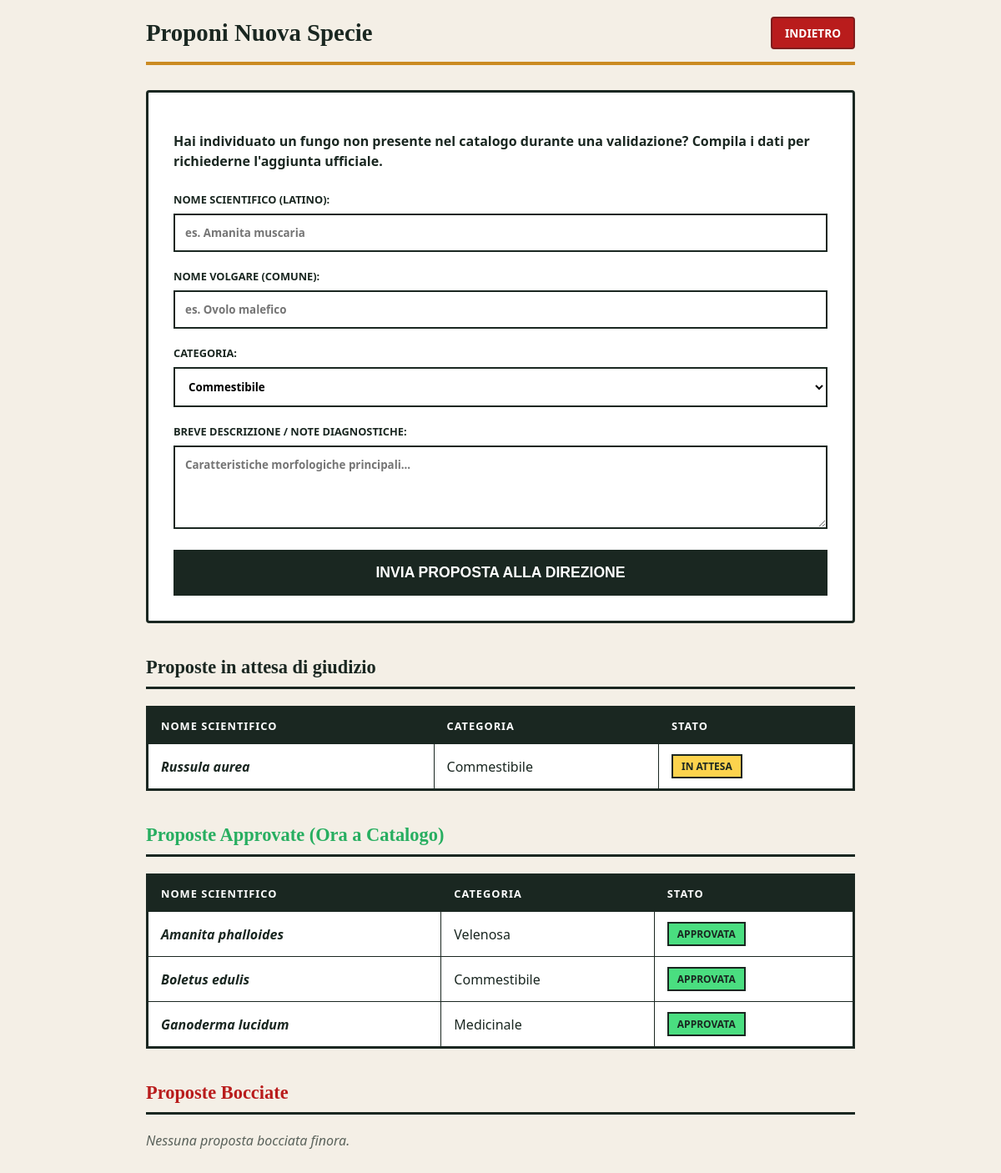
Page /associazione_micologica/proponi_specie.php (signed in) on the committed database.
### tables this page shows
CREATE TABLE SPECIE_FUNGINA (
    Id_Specie INT AUTO_INCREMENT PRIMARY KEY,
    Nome_Scientifico VARCHAR(100) NOT NULL,
    Nome_Volgare VARCHAR(100) NOT NULL,
    Categoria ENUM('Commestibile', 'Velenosa', 'Medicinale', 'Ornamentale') NOT NULL,
    Descrizione TEXT,
    Stato_Approvazione ENUM('In attesa', 'Approvata', 'Rifiutata') DEFAULT 'In attesa'
);

### associazione_micologica/proponi_specie.php (the view, shortened to what this page needs)
<?php
require_once 'config/database.php';
$query_attesa = "SELECT * FROM SPECIE_FUNGINA WHERE Stato_Approvazione = 'In attesa' ORDER BY Nome_Scientifico ASC";
$result_attesa = $conn->query($query_attesa);
$query_approvate = "SELECT * FROM SPECIE_FUNGINA WHERE Stato_Approvazione = 'Approvata' ORDER BY Nome_Scientifico ASC";
$result_approvate = $conn->query($query_approvate);
$query_rifiutate = "SELECT * FROM SPECIE_FUNGINA WHERE Stato_Approvazione = 'Rifiutata' ORDER BY Nome_Scientifico ASC";
$result_rifiutate = $conn->query($query_rifiutate);
?>
<!DOCTYPE html>
<html lang="it">
<head>
</head>
<body>
    <div class="container">
        <div class="header">
            <h2>Proponi Nuova Specie</h2>
            <a href="index.php" class="btn-back">Indietro</a>
        </div>
        <div class="main-box">
            <p>Hai individuato un fungo non presente nel catalogo durante una validazione? Compila i dati per richiederne l'aggiunta ufficiale.</p>
            <form method="POST">
                <div class="form-group">
                    <label>Nome Scientifico (Latino):</label>
                    <input type="text" name="nome_sci" placeholder="es. Amanita muscaria" required>
                </div>
                <div class="form-group">
                    <label>Nome Volgare (Comune):</label>
                    <input type="text" name="nome_vol" placeholder="es. Ovolo malefico" required>
                </div>
                <div class="form-group">
                    <label>Categoria:</label>
                    <select name="categoria" required>
                        <option value="Commestibile">Commestibile</option>
                    </select>
                </div>
                <div class="form-group">
                    <label>Breve Descrizione / Note Diagnostiche:</label>
                    <textarea name="descrizione" rows="4" placeholder="Caratteristiche morfologiche principali..." required></textarea>
                </div>
                <button type="submit">Invia Proposta alla Direzione</button>
            </form>
        </div>
        <h3 class="section-title">Proposte in attesa di giudizio</h3>
        <?php if ($result_attesa->num_rows > 0): ?>
            <table>
                <thead>
                    <tr>
                        <th>Nome Scientifico</th>
                        <th>Categoria</th>
                        <th>Stato</th>
                    </tr>
                </thead>
                <tbody>
                    <?php while($row = $result_attesa->fetch_assoc()): ?>
                        <tr>
                            <td><strong><i><?php echo htmlspecialchars($row['Nome_Scientifico']); ?></i></strong></td>
                            <td><?php echo htmlspecialchars($row['Categoria']); ?></td>
                            <td><span class="badge status-attesa">In attesa</span></td>
                        </tr>
                    <?php endwhile; ?>
                </tbody>
            </table>
        <?php else: ?>
            <p style="font-style: italic; opacity: 0.7;">Nessuna proposta in sospeso.</p>
        <?php endif; ?>
        <h3 class="section-title" style="color: #27ae60;">Proposte Approvate (Ora a Catalogo)</h3>
        <?php if ($result_approvate->num_rows > 0): ?>
            <table>
                <thead>
                    <tr>
                        <th>Nome Scientifico</th>
                        <th>Categoria</th>
                        <th>Stato</th>
                    </tr>
                </thead>
                <tbody>
                    <?php while($row = $result_approvate->fetch_assoc()): ?>
                        <tr>
                            <td><strong><i><?php echo htmlspecialchars($row['Nome_Scientifico']); ?></i></strong></td>
                            <td><?php echo htmlspecialchars($row['Categoria']); ?></td>
                            <td><span class="badge status-approvata">Approvata</span></td>
                        </tr>
                    <?php endwhile; ?>
                </tbody>
            </table>
        <?php else: ?>
            <p style="font-style: italic; opacity: 0.7;">Nessuna proposta approvata finora.</p>
        <?php endif; ?>
        <h3 class="section-title" style="color: #b91c1c;">Proposte Bocciate</h3>
        <?php if ($result_rifiutate->num_rows > 0): ?>
            <table style="opacity: 0.8;">
                <thead>
                    <tr>
                        <th>Nome Scientifico</th>
                        <th>Categoria</th>
                        <th>Stato</th>
                    </tr>
                </thead>
                <tbody>
                    <?php while($row = $result_rifiutate->fetch_assoc()): ?>
                        <tr>
                            <td><del><i><?php echo htmlspecialchars($row['Nome_Scientifico']); ?></i></del></td>
                            <td><?php echo htmlspecialchars($row['Categoria']); ?></td>
                            <td><span class="badge status-bocciata">Rifiutata</span></td>
                        </tr>
                    <?php endwhile; ?>
                </tbody>
            </table>
        <?php else: ?>
            <p style="font-style: italic; opacity: 0.7;">Nessuna proposta bocciata finora.</p>
        <?php endif; ?>
    </div>
</body>
</html>

### associazione_micologica/proponi_specie.php (style rules this page uses)
body { font-family: 'Segoe UI', Tahoma, Geneva, Verdana, sans-serif; background-color: #f4efe6; margin: 0; padding: 20px; color: #1a2721; }
.container { max-width: 850px; margin: 0 auto; }
.header { display: flex; justify-content: space-between; align-items: center; border-bottom: 4px solid #cb8b22; padding-bottom: 15px; margin-bottom: 30px; }
.header h2 { font-family: 'Georgia', serif; color: #1a2721; margin: 0; font-size: 1.8em; }
.btn-back { background-color: #b91c1c; color: white; padding: 8px 15px; text-decoration: none; border-radius: 4px; border: 2px solid #7f1d1d; font-weight: bold; transition: 0.2s; text-transform: uppercase; font-size: 0.85em; }
.main-box { background: #ffffff; padding: 30px; border-radius: 4px; border: 3px solid #1a2721; margin-bottom: 40px; }
.main-box p { font-weight: bold; margin-bottom: 25px; line-height: 1.5; }
.form-group { margin-bottom: 20px; }
label { font-weight: 900; display: block; margin-bottom: 8px; color: #1a2721; text-transform: uppercase; font-size: 0.8em; }
input[type="text"], select, textarea { width: 100%; padding: 12px; border: 2px solid #1a2721; border-radius: 0; box-sizing: border-box; font-weight: bold; background-color: #ffffff; font-family: inherit; }
button[type="submit"] { width: 100%; padding: 15px; background-color: #1a2721; color: white; border: 2px solid transparent; border-radius: 0; font-size: 1.1em; font-weight: 900; text-transform: uppercase; cursor: pointer; transition: 0.2s; }
.section-title { font-family: 'Georgia', serif; font-size: 1.4em; color: #1a2721; border-bottom: 3px solid #1a2721; padding-bottom: 10px; margin-top: 40px; margin-bottom: 20px; }
table { width: 100%; border-collapse: collapse; background: white; border: 3px solid #1a2721; margin-bottom: 30px; }
th, td { padding: 12px 15px; text-align: left; border: 1px solid #1a2721; }
th { background-color: #1a2721; color: white; text-transform: uppercase; font-size: 0.8em; letter-spacing: 1px; }
.badge { display: inline-block; padding: 4px 10px; border: 2px solid #1a2721; font-size: 0.75em; font-weight: 900; color: #1a2721; text-transform: uppercase; }
.status-attesa { background-color: #fcd34d; }
.status-approvata { background-color: #4ade80; }

### rows in the picture
specie_fungina: Nome_Scientifico "Russula aurea", Categoria "Commestibile"
specie_fungina: Nome_Scientifico "Amanita phalloides", Categoria "Velenosa"
specie_fungina: Nome_Scientifico "Boletus edulis", Categoria "Commestibile"
specie_fungina: Nome_Scientifico "Ganoderma lucidum", Categoria "Medicinale"
